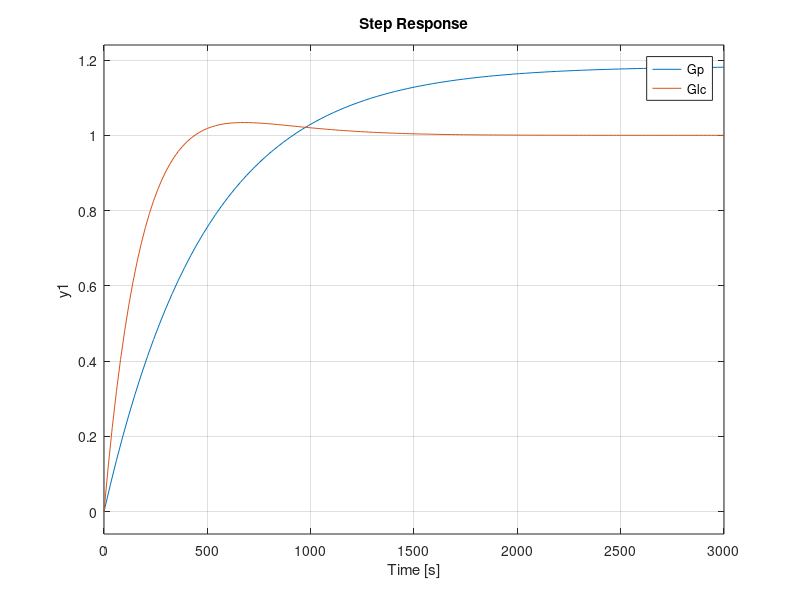

Write MATLAB code to recreate this figure.
s=tf('s');
Gp=1.1835/(1+490.58*s);
Kp=2.58; Ki=0.007589; 
Gc=tf([Kp Ki],[1 0]); %  Gc=0.0075894*(1+340*s)/s
Gla=Gp*Gc;
Glc=feedback(Gla,1);
step(Gp,Glc)

